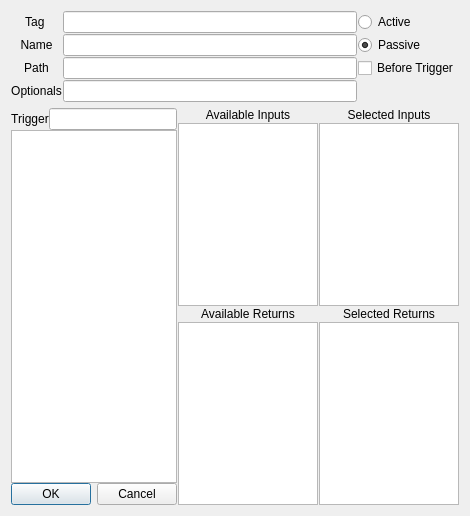
<?xml version="1.0" encoding="UTF-8"?>
<ui version="4.0">
 <class>actionDialog</class>
 <widget class="QDialog" name="actionDialog">
  <property name="geometry">
   <rect>
    <x>0</x>
    <y>0</y>
    <width>470</width>
    <height>516</height>
   </rect>
  </property>
  <property name="windowTitle">
   <string>Setup Action</string>
  </property>
  <layout class="QVBoxLayout" name="verticalLayout">
   <item>
    <layout class="QGridLayout" name="actShortInputLayout" rowstretch="0,0,0,0,0,0" columnstretch="0,0,0,0" columnminimumwidth="0,0,0,0">
     <property name="spacing">
      <number>1</number>
     </property>
     <item row="3" column="1">
      <widget class="QLabel" name="actPathLabel">
       <property name="sizePolicy">
        <sizepolicy hsizetype="Preferred" vsizetype="Preferred">
         <horstretch>0</horstretch>
         <verstretch>0</verstretch>
        </sizepolicy>
       </property>
       <property name="maximumSize">
        <size>
         <width>16777215</width>
         <height>16777215</height>
        </size>
       </property>
       <property name="font">
        <font>
         <weight>50</weight>
         <bold>false</bold>
        </font>
       </property>
       <property name="text">
        <string>Path</string>
       </property>
       <property name="alignment">
        <set>Qt::AlignCenter</set>
       </property>
      </widget>
     </item>
     <item row="1" column="1">
      <widget class="QLabel" name="actNameLabel">
       <property name="font">
        <font>
         <weight>50</weight>
         <bold>false</bold>
        </font>
       </property>
       <property name="text">
        <string>Name</string>
       </property>
       <property name="alignment">
        <set>Qt::AlignCenter</set>
       </property>
      </widget>
     </item>
     <item row="0" column="2">
      <widget class="HoverLineEdit" name="actTagLineEdit"/>
     </item>
     <item row="0" column="1">
      <widget class="QLabel" name="actTagLabel">
       <property name="sizePolicy">
        <sizepolicy hsizetype="Preferred" vsizetype="Preferred">
         <horstretch>0</horstretch>
         <verstretch>0</verstretch>
        </sizepolicy>
       </property>
       <property name="baseSize">
        <size>
         <width>0</width>
         <height>0</height>
        </size>
       </property>
       <property name="font">
        <font>
         <weight>50</weight>
         <bold>false</bold>
        </font>
       </property>
       <property name="text">
        <string>Tag </string>
       </property>
       <property name="alignment">
        <set>Qt::AlignCenter</set>
       </property>
      </widget>
     </item>
     <item row="1" column="3">
      <widget class="QRadioButton" name="actPassiveRadio">
       <property name="text">
        <string>Passive</string>
       </property>
       <property name="checked">
        <bool>true</bool>
       </property>
      </widget>
     </item>
     <item row="0" column="3">
      <widget class="QRadioButton" name="actActiveRadio">
       <property name="text">
        <string>Active</string>
       </property>
      </widget>
     </item>
     <item row="3" column="3">
      <widget class="QCheckBox" name="passiveBeforeCheck">
       <property name="text">
        <string>Before Trigger</string>
       </property>
      </widget>
     </item>
     <item row="3" column="2">
      <widget class="QLineEdit" name="actPathLineEdit"/>
     </item>
     <item row="1" column="2">
      <widget class="QLineEdit" name="actNameLineEdit"/>
     </item>
     <item row="5" column="2">
      <widget class="QLineEdit" name="actOptionalsLineEdit"/>
     </item>
     <item row="5" column="1">
      <widget class="QLabel" name="actOptionalsLabel">
       <property name="sizePolicy">
        <sizepolicy hsizetype="Preferred" vsizetype="Preferred">
         <horstretch>0</horstretch>
         <verstretch>0</verstretch>
        </sizepolicy>
       </property>
       <property name="maximumSize">
        <size>
         <width>16777215</width>
         <height>16777215</height>
        </size>
       </property>
       <property name="font">
        <font>
         <weight>50</weight>
         <bold>false</bold>
        </font>
       </property>
       <property name="text">
        <string>Optionals</string>
       </property>
       <property name="alignment">
        <set>Qt::AlignCenter</set>
       </property>
      </widget>
     </item>
    </layout>
   </item>
   <item>
    <layout class="QHBoxLayout" name="actBotLayout">
     <property name="spacing">
      <number>1</number>
     </property>
     <item>
      <layout class="QVBoxLayout" name="actTriggerLayout">
       <property name="spacing">
        <number>0</number>
       </property>
       <item>
        <layout class="QHBoxLayout" name="actTriggerTopLayout">
         <item>
          <widget class="QLabel" name="actTriggerLabel">
           <property name="font">
            <font>
             <weight>50</weight>
             <bold>false</bold>
            </font>
           </property>
           <property name="text">
            <string>Trigger</string>
           </property>
           <property name="alignment">
            <set>Qt::AlignCenter</set>
           </property>
          </widget>
         </item>
         <item>
          <widget class="KeyBindLineEdit" name="actTriggerLineEdit"/>
         </item>
        </layout>
       </item>
       <item>
        <widget class="QListWidget" name="actTriggerList"/>
       </item>
       <item>
        <widget class="QDialogButtonBox" name="actButtonBox">
         <property name="layoutDirection">
          <enum>Qt::LeftToRight</enum>
         </property>
         <property name="orientation">
          <enum>Qt::Horizontal</enum>
         </property>
         <property name="standardButtons">
          <set>QDialogButtonBox::Cancel|QDialogButtonBox::Ok</set>
         </property>
         <property name="centerButtons">
          <bool>true</bool>
         </property>
        </widget>
       </item>
      </layout>
     </item>
     <item>
      <layout class="QGridLayout" name="actReturnLayout">
       <property name="spacing">
        <number>1</number>
       </property>
       <item row="2" column="1">
        <widget class="QLabel" name="actSelectReturnLabel">
         <property name="font">
          <font>
           <weight>50</weight>
           <bold>false</bold>
          </font>
         </property>
         <property name="text">
          <string>Selected Returns</string>
         </property>
         <property name="alignment">
          <set>Qt::AlignCenter</set>
         </property>
        </widget>
       </item>
       <item row="2" column="0">
        <widget class="QLabel" name="actAvailReturnLabel">
         <property name="font">
          <font>
           <weight>50</weight>
           <bold>false</bold>
          </font>
         </property>
         <property name="text">
          <string>Available Returns</string>
         </property>
         <property name="alignment">
          <set>Qt::AlignCenter</set>
         </property>
        </widget>
       </item>
       <item row="3" column="1">
        <widget class="QListWidget" name="actSelectReturnList"/>
       </item>
       <item row="3" column="0">
        <widget class="QListWidget" name="actAvailReturnList"/>
       </item>
       <item row="1" column="0">
        <widget class="QListWidget" name="actAvailInputList"/>
       </item>
       <item row="1" column="1">
        <widget class="QListWidget" name="actSelectInputList"/>
       </item>
       <item row="0" column="0">
        <widget class="QLabel" name="actAvailInputLabel">
         <property name="font">
          <font>
           <weight>50</weight>
           <bold>false</bold>
          </font>
         </property>
         <property name="text">
          <string>Available Inputs</string>
         </property>
         <property name="alignment">
          <set>Qt::AlignCenter</set>
         </property>
        </widget>
       </item>
       <item row="0" column="1">
        <widget class="QLabel" name="actSelectInputLabel">
         <property name="font">
          <font>
           <weight>50</weight>
           <bold>false</bold>
          </font>
         </property>
         <property name="text">
          <string>Selected Inputs</string>
         </property>
         <property name="alignment">
          <set>Qt::AlignCenter</set>
         </property>
        </widget>
       </item>
      </layout>
     </item>
    </layout>
   </item>
  </layout>
 </widget>
 <customwidgets>
  <customwidget>
   <class>KeyBindLineEdit</class>
   <extends>QLineEdit</extends>
   <header>CustomWidgets.h</header>
  </customwidget>
  <customwidget>
   <class>HoverLineEdit</class>
   <extends>QLineEdit</extends>
   <header>CustomWidgets.h</header>
  </customwidget>
 </customwidgets>
 <resources/>
 <connections>
  <connection>
   <sender>actButtonBox</sender>
   <signal>accepted()</signal>
   <receiver>actionDialog</receiver>
   <slot>accept()</slot>
   <hints>
    <hint type="sourcelabel">
     <x>248</x>
     <y>254</y>
    </hint>
    <hint type="destinationlabel">
     <x>157</x>
     <y>274</y>
    </hint>
   </hints>
  </connection>
  <connection>
   <sender>actButtonBox</sender>
   <signal>rejected()</signal>
   <receiver>actionDialog</receiver>
   <slot>reject()</slot>
   <hints>
    <hint type="sourcelabel">
     <x>316</x>
     <y>260</y>
    </hint>
    <hint type="destinationlabel">
     <x>286</x>
     <y>274</y>
    </hint>
   </hints>
  </connection>
 </connections>
</ui>
